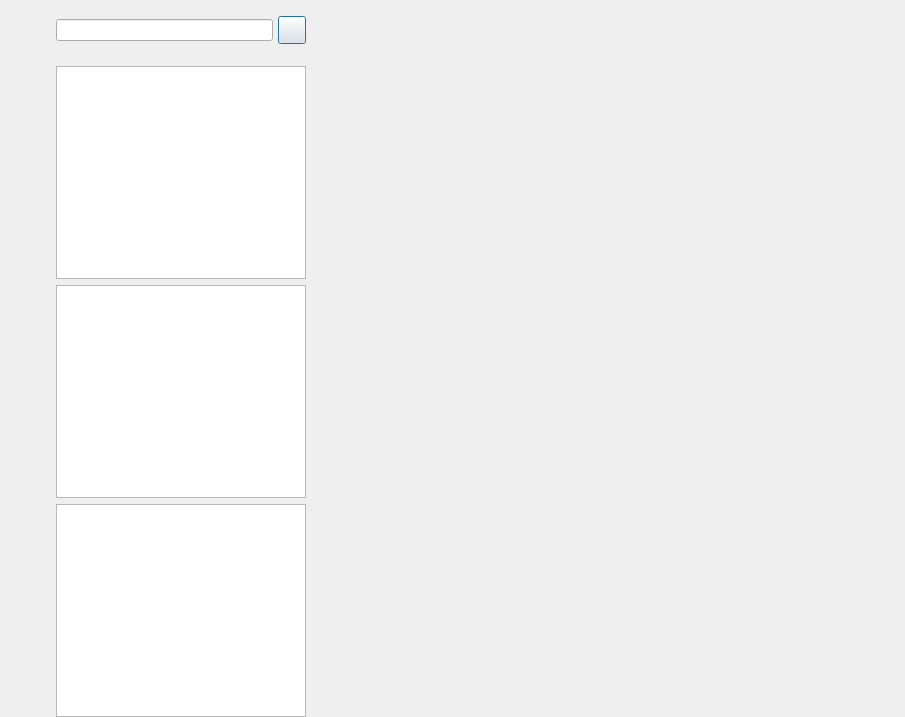
<?xml version="1.0" encoding="UTF-8"?>
<ui version="4.0">
 <class>ChatDialog</class>
 <widget class="QDialog" name="ChatDialog">
  <property name="geometry">
   <rect>
    <x>0</x>
    <y>0</y>
    <width>905</width>
    <height>717</height>
   </rect>
  </property>
  <property name="sizePolicy">
   <sizepolicy hsizetype="Fixed" vsizetype="Fixed">
    <horstretch>0</horstretch>
    <verstretch>0</verstretch>
   </sizepolicy>
  </property>
  <property name="windowTitle">
   <string>Dialog</string>
  </property>
  <layout class="QHBoxLayout" name="horizontalLayout_2">
   <property name="spacing">
    <number>0</number>
   </property>
   <property name="leftMargin">
    <number>0</number>
   </property>
   <property name="topMargin">
    <number>0</number>
   </property>
   <property name="rightMargin">
    <number>0</number>
   </property>
   <property name="bottomMargin">
    <number>0</number>
   </property>
   <item>
    <widget class="QWidget" name="side_bar" native="true">
     <property name="sizePolicy">
      <sizepolicy hsizetype="Fixed" vsizetype="Expanding">
       <horstretch>0</horstretch>
       <verstretch>0</verstretch>
      </sizepolicy>
     </property>
     <property name="minimumSize">
      <size>
       <width>56</width>
       <height>0</height>
      </size>
     </property>
     <property name="maximumSize">
      <size>
       <width>56</width>
       <height>16777215</height>
      </size>
     </property>
     <layout class="QVBoxLayout" name="verticalLayout">
      <property name="leftMargin">
       <number>10</number>
      </property>
      <property name="topMargin">
       <number>30</number>
      </property>
      <property name="rightMargin">
       <number>0</number>
      </property>
      <property name="bottomMargin">
       <number>0</number>
      </property>
      <item>
       <widget class="QWidget" name="widget" native="true">
        <layout class="QVBoxLayout" name="verticalLayout_3">
         <property name="spacing">
          <number>30</number>
         </property>
         <property name="leftMargin">
          <number>0</number>
         </property>
         <property name="topMargin">
          <number>0</number>
         </property>
         <property name="rightMargin">
          <number>0</number>
         </property>
         <property name="bottomMargin">
          <number>0</number>
         </property>
         <item>
          <widget class="QLabel" name="side_head_lb">
           <property name="minimumSize">
            <size>
             <width>30</width>
             <height>30</height>
            </size>
           </property>
           <property name="maximumSize">
            <size>
             <width>30</width>
             <height>30</height>
            </size>
           </property>
           <property name="text">
            <string/>
           </property>
          </widget>
         </item>
         <item>
          <widget class="StateWidget" name="side_chat_lb" native="true">
           <property name="minimumSize">
            <size>
             <width>30</width>
             <height>30</height>
            </size>
           </property>
           <property name="maximumSize">
            <size>
             <width>30</width>
             <height>30</height>
            </size>
           </property>
          </widget>
         </item>
         <item>
          <widget class="StateWidget" name="side_contact_lb" native="true">
           <property name="minimumSize">
            <size>
             <width>30</width>
             <height>30</height>
            </size>
           </property>
           <property name="maximumSize">
            <size>
             <width>30</width>
             <height>30</height>
            </size>
           </property>
          </widget>
         </item>
        </layout>
       </widget>
      </item>
      <item>
       <spacer name="verticalSpacer">
        <property name="orientation">
         <enum>Qt::Orientation::Vertical</enum>
        </property>
        <property name="sizeHint" stdset="0">
         <size>
          <width>20</width>
          <height>40</height>
         </size>
        </property>
       </spacer>
      </item>
     </layout>
    </widget>
   </item>
   <item>
    <widget class="QWidget" name="chat_user_wid" native="true">
     <property name="minimumSize">
      <size>
       <width>0</width>
       <height>0</height>
      </size>
     </property>
     <property name="maximumSize">
      <size>
       <width>250</width>
       <height>16777215</height>
      </size>
     </property>
     <layout class="QVBoxLayout" name="verticalLayout_2">
      <property name="leftMargin">
       <number>0</number>
      </property>
      <property name="topMargin">
       <number>0</number>
      </property>
      <property name="rightMargin">
       <number>0</number>
      </property>
      <property name="bottomMargin">
       <number>0</number>
      </property>
      <item>
       <widget class="QWidget" name="search_wid" native="true">
        <property name="minimumSize">
         <size>
          <width>0</width>
          <height>60</height>
         </size>
        </property>
        <property name="maximumSize">
         <size>
          <width>16777215</width>
          <height>60</height>
         </size>
        </property>
        <layout class="QHBoxLayout" name="horizontalLayout_3">
         <property name="spacing">
          <number>0</number>
         </property>
         <property name="leftMargin">
          <number>0</number>
         </property>
         <property name="topMargin">
          <number>0</number>
         </property>
         <property name="rightMargin">
          <number>0</number>
         </property>
         <property name="bottomMargin">
          <number>0</number>
         </property>
         <item>
          <widget class="Customizeedit" name="search_edit"/>
         </item>
         <item>
          <spacer name="horizontalSpacer">
           <property name="orientation">
            <enum>Qt::Orientation::Horizontal</enum>
           </property>
           <property name="sizeType">
            <enum>QSizePolicy::Policy::Fixed</enum>
           </property>
           <property name="sizeHint" stdset="0">
            <size>
             <width>5</width>
             <height>20</height>
            </size>
           </property>
          </spacer>
         </item>
         <item>
          <widget class="ClickedBtn" name="add_btn">
           <property name="minimumSize">
            <size>
             <width>28</width>
             <height>28</height>
            </size>
           </property>
           <property name="maximumSize">
            <size>
             <width>24</width>
             <height>16777215</height>
            </size>
           </property>
           <property name="text">
            <string/>
           </property>
          </widget>
         </item>
        </layout>
       </widget>
      </item>
      <item>
       <widget class="ChatUserList" name="chat_user_list"/>
      </item>
      <item>
       <widget class="SearchList" name="search_list"/>
      </item>
      <item>
       <widget class="ContactUserList" name="con_user_list"/>
      </item>
     </layout>
    </widget>
   </item>
   <item>
    <widget class="QStackedWidget" name="stackedWidget">
     <property name="currentIndex">
      <number>0</number>
     </property>
     <widget class="ChatPage" name="chat_page"/>
     <widget class="ApplyFriendPage" name="friend_apply_page"/>
     <widget class="FriendInfoPage" name="friend_info_page"/>
    </widget>
   </item>
  </layout>
 </widget>
 <customwidgets>
  <customwidget>
   <class>ClickedBtn</class>
   <extends>QPushButton</extends>
   <header>clickedbtn.h</header>
  </customwidget>
  <customwidget>
   <class>Customizeedit</class>
   <extends>QLineEdit</extends>
   <header>customizeedit.h</header>
  </customwidget>
  <customwidget>
   <class>ChatUserList</class>
   <extends>QListWidget</extends>
   <header>chatuserlist.h</header>
  </customwidget>
  <customwidget>
   <class>ChatPage</class>
   <extends>QWidget</extends>
   <header location="global">chatpage.h</header>
   <container>1</container>
  </customwidget>
  <customwidget>
   <class>StateWidget</class>
   <extends>QWidget</extends>
   <header>statewidget.h</header>
   <container>1</container>
  </customwidget>
  <customwidget>
   <class>SearchList</class>
   <extends>QListWidget</extends>
   <header>searchlist.h</header>
  </customwidget>
  <customwidget>
   <class>ContactUserList</class>
   <extends>QListWidget</extends>
   <header>contactuserlist.h</header>
  </customwidget>
  <customwidget>
   <class>ApplyFriendPage</class>
   <extends>QWidget</extends>
   <header location="global">applyfriendpage.h</header>
   <container>1</container>
  </customwidget>
  <customwidget>
   <class>FriendInfoPage</class>
   <extends>QWidget</extends>
   <header>friendinfopage.h</header>
   <container>1</container>
  </customwidget>
 </customwidgets>
 <resources/>
 <connections/>
</ui>
